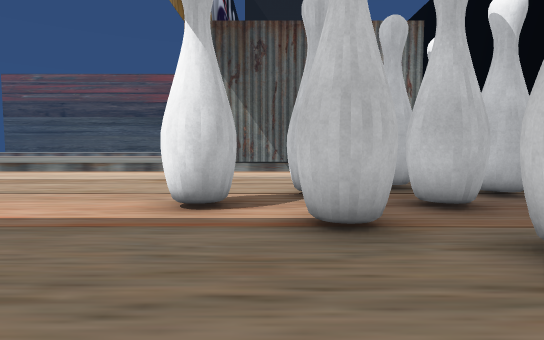
[1] (above)

22 first-person views from a walk through a 3-D level made in the Unity game engine. The camera is 1.2 m above the floor, tilts 4° down and sees 80° across. The floor is counted in squares, 1.44 m on a side. Each view is taken from the middle of a square. On the plan, view 1 faces up. The plan holds only what a view shows up to about 11 squares ahead; the rest is blank. The place goes on beyond the plan. The player is left out.

[2]
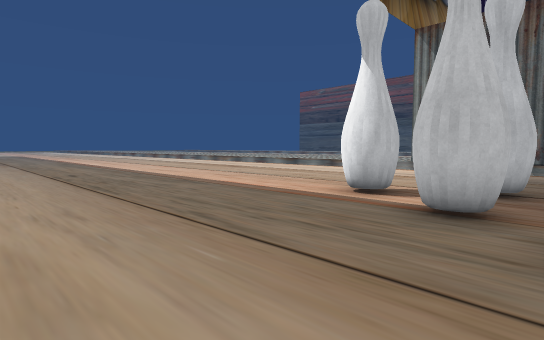

[3]
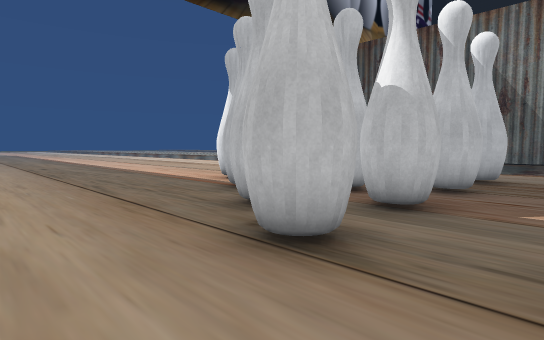

[4]
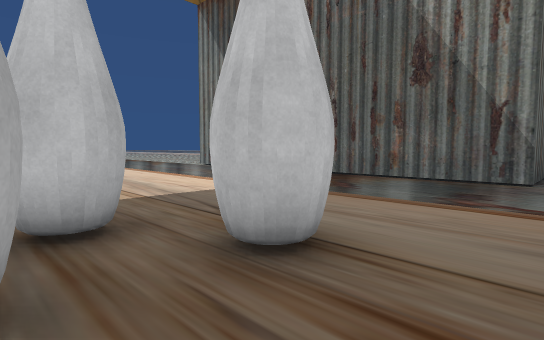

[5]
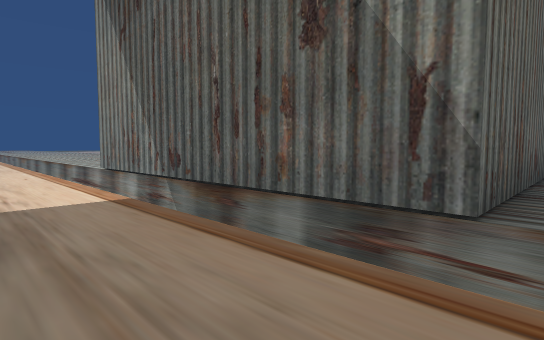

[6]
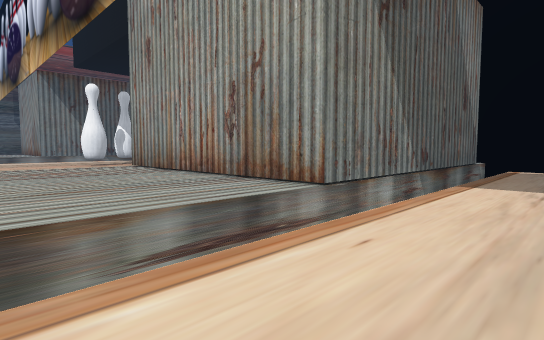

[7]
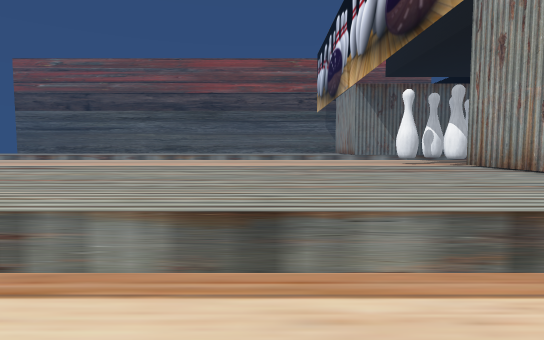

[8]
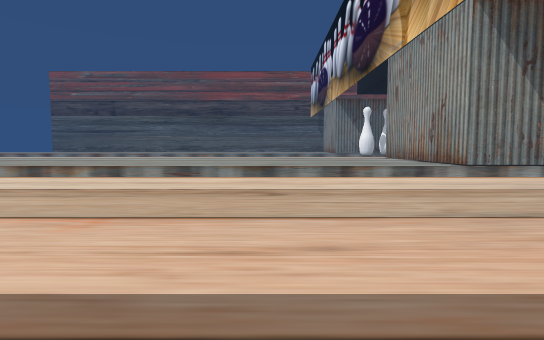

[9]
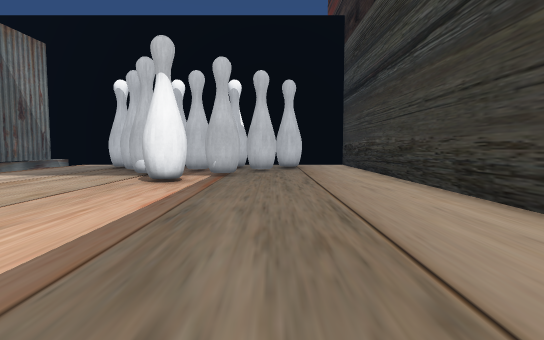

[10]
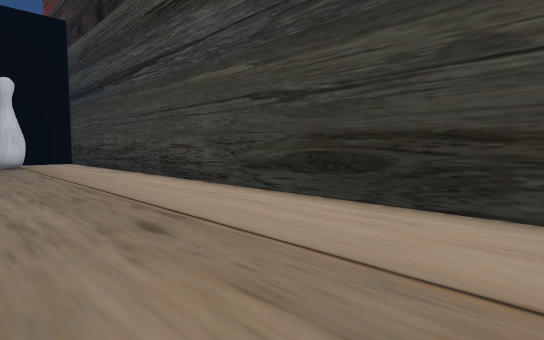

[11]
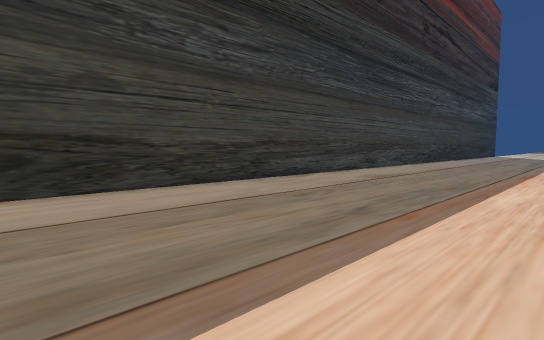

[12]
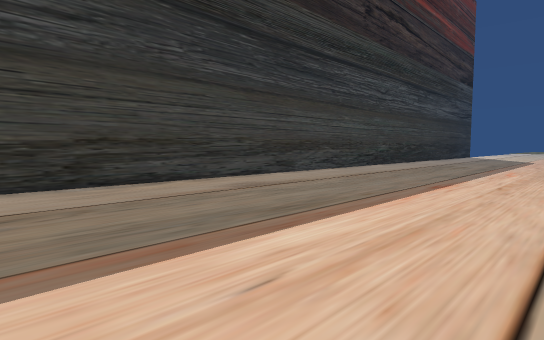

[13]
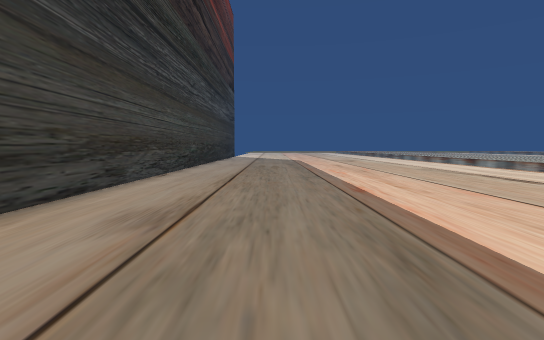

[14]
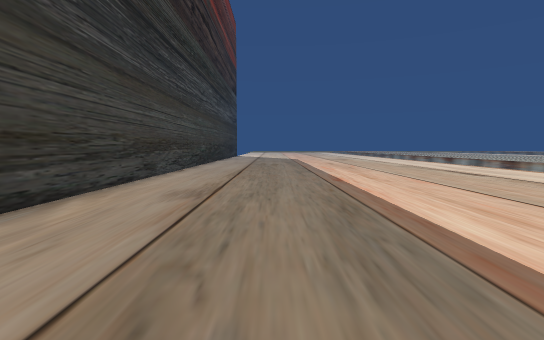

[15]
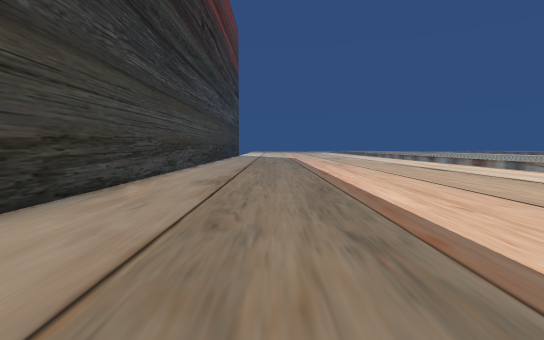

[16]
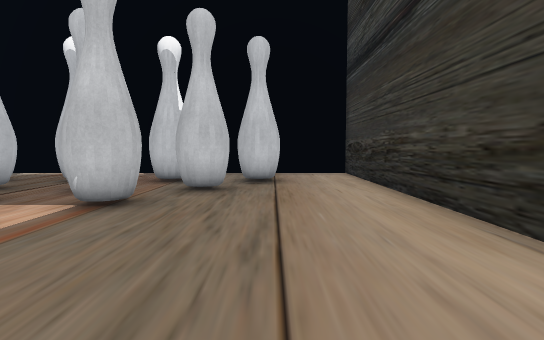

[17]
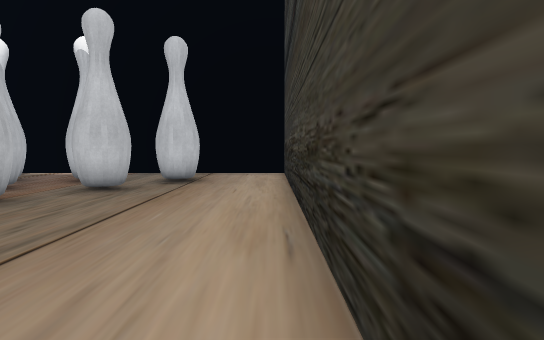

[18]
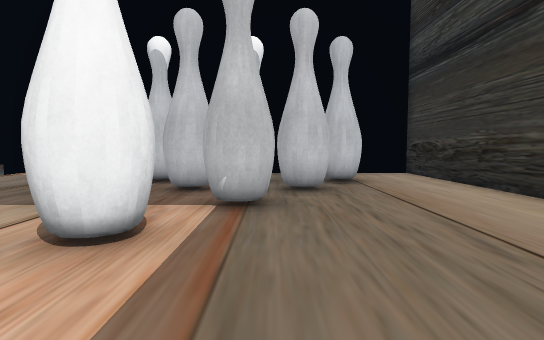

[19]
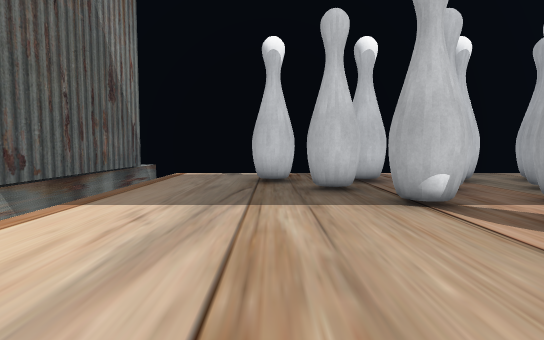

[20]
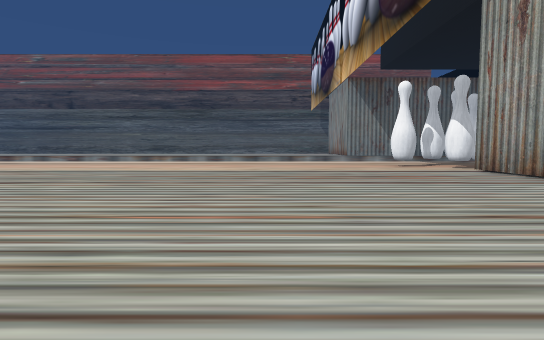

[21]
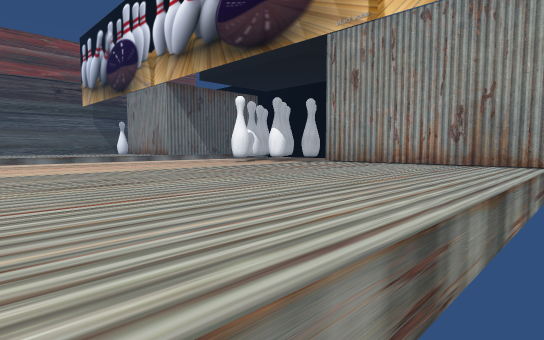

[22]
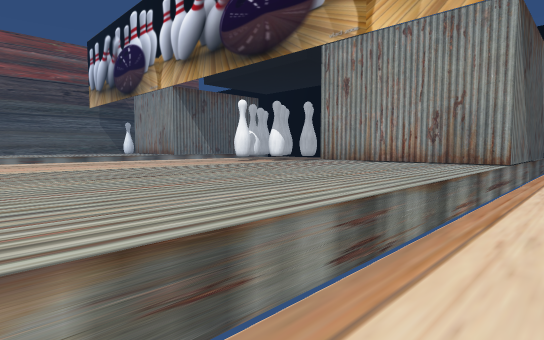

### Floor plan
Key: @ floor where view 1 was taken; # wall or solid block; . main floor; : floor 0.5 m higher than the main floor; v drop or lower ground; T thing the floor can be seen under or through.
Columns run from 23 left of view 1 to 7 right of it. Each row starts with its distance up from view 1.
 24          ...
 23          ...
 22
 21
 20
 19       vvvvvvvvvvvvvv#
 18        :::::::::::::#
 17        :::::::::::::#
 16         ::::::::::::#       #
 15         ::::::::::::#       #
 14         ::::::::::::#       #:
 13       ::::::::::::::#       #:
 12       ::::::::::::::#########:#
 11        .......................#
 10 .....  .......................#
  9 ......  ......................#
  8 .......  ..................#..#
  7 ........  ...............TT...#
  6 ........................TTTT..#
  5 ......................#..TT...#
  4 ........................TTTT..#
  3 ........................TTTT..#
  2 .........................TT...#
  1 ...........................#..#
  0 .......................@......#
 -1 ..............................#
 -2 ###############################

Where each view was taken, in squares from view 1:
view 1: 0 up, 0 right, facing up
view 2: 1 down, 2 right, facing up-left
view 3: 1 down, 6 right, facing up-left
view 4: 6 up, 6 right, facing up-left
view 5: 9 up, 6 right, facing up-left
view 6: 9 up, 7 left, facing up-right
view 7: 9 up, 9 left, facing up
view 8: 2 up, 9 left, facing up
view 9: 2 up, 9 left, facing right
view 10: 3 up, 12 left, facing down-right
view 11: 5 up, 9 left, facing down-left
view 12: 6 up, 13 left, facing down-left
view 13: 2 up, 14 left, facing left
view 14: 2 up, 12 left, facing left
view 15: 2 up, 10 left, facing left
view 16: 1 up, 4 left, facing right
view 17: 1 down, 4 left, facing right
view 18: 3 up, 4 left, facing right
view 19: 8 up, 4 left, facing right
view 20: 11 up, 8 left, facing up
view 21: 11 up, 14 left, facing up-right
view 22: 10 up, 15 left, facing up-right
